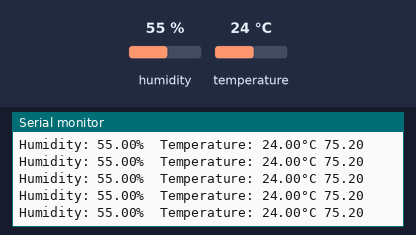
Bench run of a sketch on a simulated Arduino Uno, built with avr-gcc and run on an emulated ATmega328P. Parts: the last lines printed to the serial monitor. The test bench sets the inputs (shaded band); at power-on: humidity 55 %, temperature 24 °C.

Above: at 2.8 s.
2.9 s: humidity set to 22 %
At 4.24 s:
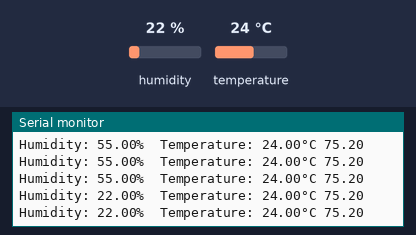
5.7 s: temperature set to 41 °C
At 5.71 s:
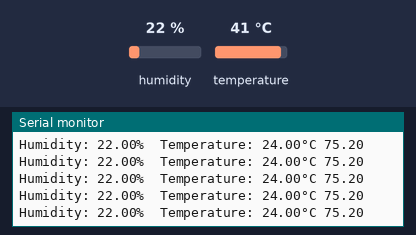
11.8 s: temperature set to 12 °C
At 11.89 s:
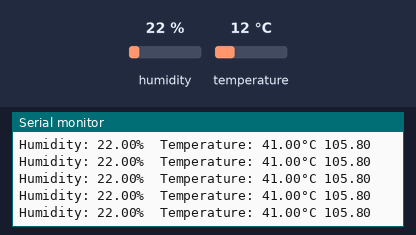
17.9 s: temperature set to 41 °C
At 17.96 s:
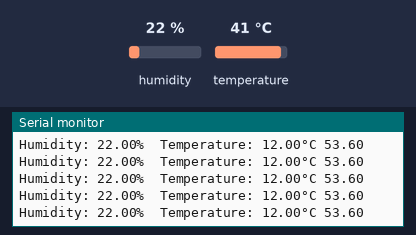
24.0 s: temperature set to 19 °C
At 24.74 s:
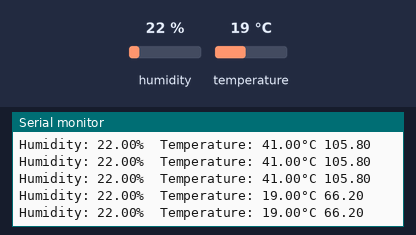
Timing chart, 0 to 27.0 s (numbered marks = the images above; inputs shaded):
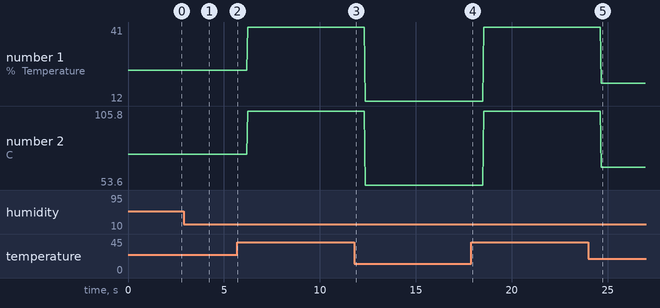

Measured:
- after the input at 2.9 s, the serial monitor: prints a new line after 1.3 s (image 1)
- after the input at 24.0 s, the serial monitor: prints a new line after 0.67 s (image 5)
- plotted number 1: 24 → 41 after the input at 5.7 s, 41 → 12 after the input at 11.8 s, 12 → 41 after the input at 17.9 s, 41 → 19 after the input at 24.0 s
- plotted number 2: 75.2 → 105.8 after the input at 5.7 s, 105.8 → 53.6 after the input at 11.8 s, 53.6 → 105.8 after the input at 17.9 s, 105.8 → 66.2 after the input at 24.0 s

The sketch:

DHT.ino
```cpp
/*
 * //ASUMSI: UDAH INSTALL LIBRARY DHT
 *
 * < DHT Sensor />
 * - VCC  : 5V ( + )
 * - Data : 3
 * - GND  : ( - )
*/

#include "DHT.h"
#define DHTPIN 9
#define DHTTYPE DHT11
DHT dht(DHTPIN, DHTTYPE);
float h, t, f;

void setup() {
  Serial.begin(9600);
  dht.begin();
}

void loop() {
  h = dht.readHumidity();
  t = dht.readTemperature();
  f = dht.readTemperature(true);

  Serial.print(F("Humidity: "));
  Serial.print(h);
  Serial.print(F("%  Temperature: "));
  Serial.print(t);
  Serial.print(F("°C "));
  Serial.println(f);
}
```
